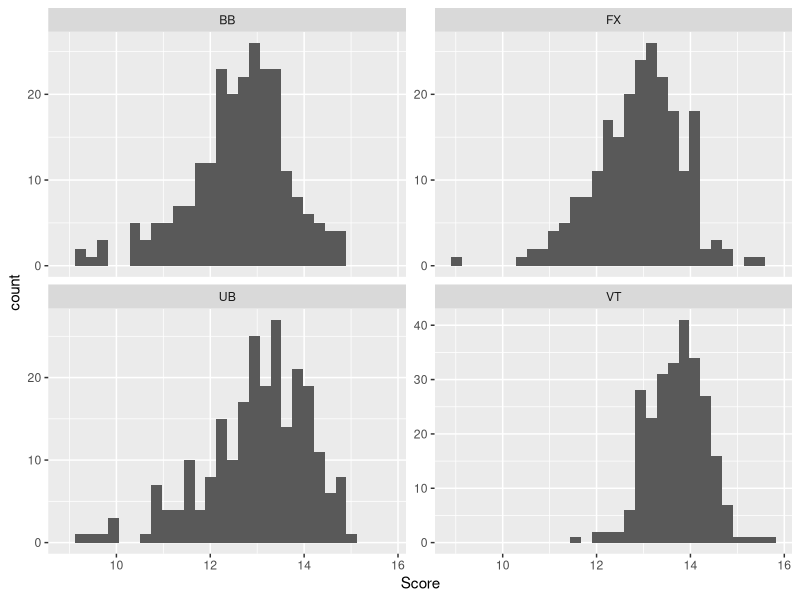
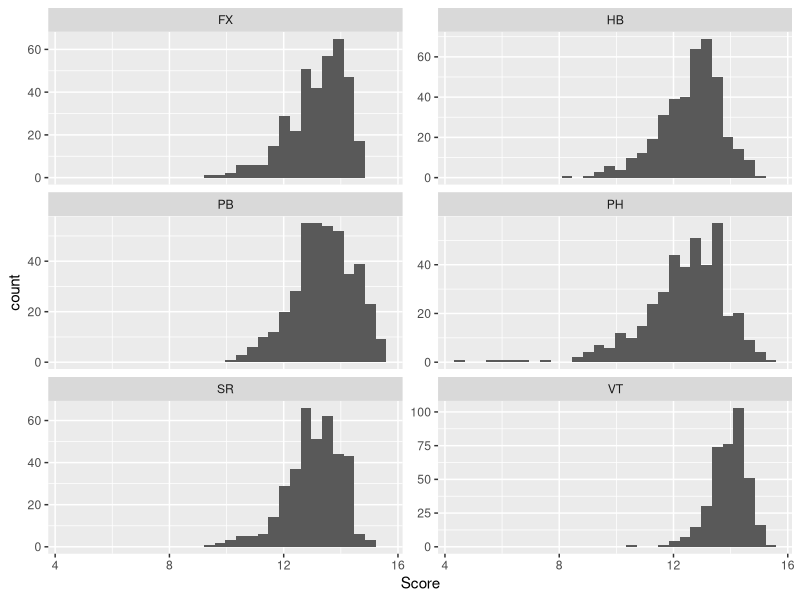

The R script that drew these images, in order:
## ---- chunk 1
#| label: load-libraries

library(readr)
library(tidyverse)
library(dplyr)
library(stringr)
library(lubridate)
## ---- chunk 2
#| label: load-data
data_2022_2023 <- read_csv("Data/data_2022_2023.csv")
data_2017_2021 <- read_csv("Data/data_2017_2021.csv")

#DO NOT CHANGE ORDER

data_2022_2023$Apparatus[data_2022_2023$Apparatus == "VT2"] <- "VT"
data_2022_2023$Apparatus[data_2022_2023$Apparatus == "VT1"] <- "VT"

data_2022_2023$Penalty[is.na(data_2022_2023$Penalty)] <- 0

#Girls filtering for middle name
data_2022_2023$FirstName[data_2022_2023$FirstName == "Joscelyn Michelle"] <- "Joscelyn"
data_2022_2023$FirstName[data_2022_2023$FirstName == "Nola Rhianne"] <- "Nola"

#Guys filtering for middle name
data_2022_2023$FirstName[data_2022_2023$FirstName == "Taylor Troy"] <- "Taylor"
data_2022_2023$FirstName[data_2022_2023$FirstName == "Joshua Andrew"] <- "Joshua"
data_2022_2023$FirstName[data_2022_2023$FirstName == "Yul Kyung Tae"] <- "Yul"
data_2022_2023$FirstName[data_2022_2023$FirstName == "Curran Michael"] <- "Curran"
data_2022_2023$FirstName[data_2022_2023$FirstName == "Frederick Nathaniel"] <- "Frederick"
data_2022_2023$FirstName[data_2022_2023$FirstName == "Ian Hunter"] <- "Ian"
data_2022_2023$FirstName[data_2022_2023$FirstName == "Shane Michael"] <- "Shane"
data_2022_2023$FirstName[data_2022_2023$FirstName == "Khoi Alexander"] <- "Khoi"

data_2022_2023$FirstName[data_2022_2023$FirstName == "Yunus Emre"] <- "Yunus"

data_2022_2023$FirstName[data_2022_2023$FirstName == "Yuan-Hsi"] <- "Yuan Hsi"

data_2022_2023$FirstName[data_2022_2023$FirstName == "Yu-Jan"] <- "Yu Jan"

data_2022_2023$LastName[data_2022_2023$LastName == "VILLAVERDE MEDEROS"] <- "VILLAVERDE"

data_2022_2023$LastName[data_2022_2023$LastName == "VALENZUELA ASTUDILLO"] <- "VALENZUELA"

data_2022_2023$FirstName[data_2022_2023$FirstName == "Yiseth Eliana"] <- "Yiseth"
data_2022_2023$FirstName[data_2022_2023$FirstName == "Yi-Chen"] <- "Yi Chen"
data_2022_2023$FirstName[data_2022_2023$FirstName == "Yi-Chun"] <- "Yi Chun"

data_2022_2023$FirstName[data_2022_2023$FirstName == "Yefferson Gregorio"] <- "Yefferson"
data_2022_2023$LastName[data_2022_2023$LastName == "ANTON YEGUEZ"] <- "ANTON"

data_2022_2023$LastName[data_2022_2023$LastName == "ANTON YEGUEZ"] <- "ANTON"

data_2022_2023$FirstName[data_2022_2023$FirstName == "Wout Johan Alexander"] <- "Wout"

data_2022_2023$FirstName[data_2022_2023$FirstName == "Wilfry Manuel"] <- "Wilfry"

data_2022_2023$FirstName[data_2022_2023$FirstName == "Wei-Sheng"] <- "Wei Sheng"

data_2022_2023$FirstName[(data_2022_2023$Competition == "BIRMINGHAM 2022 Commonwealth Games") & (is.na(data_2022_2023$LastName))] <- "Kate"

data_2022_2023$LastName[(data_2022_2023$Competition == "BIRMINGHAM 2022 Commonwealth Games") & (is.na(data_2022_2023$LastName))] <- "MCDONALD"

data_2022_2023$FirstName[data_2022_2023$LastName == "SOUZA BITENCOU"] <- "Lucas"
data_2022_2023$LastName[data_2022_2023$LastName == "SOUZA BITENCOU"] <- "BITENCOURT"

data_2022_2023$LastName[data_2022_2023$LastName == "DE JESUS DOS SANTOS"] <- "JESUS SANTOS"

data_2022_2023$FirstName[data_2022_2023$LastName == "JESUS SANT"] <- "Melanie"
data_2022_2023$LastName[data_2022_2023$LastName == "JESUS SANT"] <- "JESUS SANTOS"

data_2022_2023$LastName[data_2022_2023$LastName == "ELPITIYA BADALGE DONA"] <- "GEHANI"
data_2022_2023$FirstName[data_2022_2023$FirstName == "Milka Gehani"] <- "Milka"

data_2022_2023$FirstName[data_2022_2023$LastName == "ELPITIYA BADALG D"] <- "Milka"

data_2022_2023$LastName[data_2022_2023$LastName == "ELPITIYA BADALG D"] <- "GEHANI"

data_2022_2023$FirstName[(data_2022_2023$Competition == "2022 51st FIG Artistic Gymnastics World Championship") & (is.na(data_2022_2023$LastName))] <- "Kate"

data_2022_2023$LastName[(data_2022_2023$Competition == "2022 51st FIG Artistic Gymnastics World Championship") & (is.na(data_2022_2023$LastName))] <- "MCDONALD"

data_2022_2023$FirstName[(data_2022_2023$Competition == "2023 Varna World Challenge Cup") & (is.na(data_2022_2023$LastName))] <- "Daria"

data_2022_2023$LastName[(data_2022_2023$Competition == "2023 Varna World Challenge Cup") & (is.na(data_2022_2023$LastName))] <- "HARTMANN"

data_2022_2023$FirstName[data_2022_2023$LastName == "ABIYURAFI"] <- "Abiyu"
data_2022_2023$LastName[data_2022_2023$LastName == "ABIYURAFI"] <- "Rafi"


#Konnor McClain should not be considered, she has hand surgery

## ---- chunk 3
#| label: usa-filter-data

usa_data_2022_2023 <- data_2022_2023 |>
  filter(`Country` == "USA")

usa_data_2017_2021 <- data_2017_2021 |>
  filter(`Country` == "USA")

data_2017_2021 |>
  summarise(mean = mean(Score, na.rm = TRUE))

data_2022_2023 |>
  summarise(mean = mean(Score))

usa_data_2022_2023_f <-  usa_data_2022_2023 |>
  filter(Gender == "w")

usa_data_2022_2023_m <- usa_data_2022_2023 |>
  filter(Gender == "m")

ggplot(aes(x= Score), data = usa_data_2022_2023_f) + geom_histogram() + facet_wrap(~Apparatus, scales = "free_y", ncol = 2)

ggplot(aes(x= Score), data = usa_data_2022_2023_m) + geom_histogram() + facet_wrap(~Apparatus, scales = "free_y", ncol = 2)


mean_usa_app <- usa_data_2022_2023_f |>
  group_by(LastName, FirstName, Apparatus) |>
  summarise(mean_score = mean(Score),
            sd_score = sd(Score))

mean_usa_app_men <- usa_data_2022_2023_m |>
  group_by(LastName, FirstName, Apparatus) |>
  summarise(mean_score = mean(Score),
            sd_score = sd(Score))

usa_data_2022_2023_f_BB <- mean_usa_app |>
  filter(Apparatus == "BB") |>
  arrange(desc(mean_score))

usa_data_2022_2023_f_UB <- mean_usa_app |>
  filter(Apparatus == "UB") |>
  arrange(desc(mean_score))

usa_data_2022_2023_f_FX <- mean_usa_app |>
  filter(Apparatus == "FX") |>
  arrange(desc(mean_score))

usa_data_2022_2023_f_VT <- mean_usa_app |>
  filter(Apparatus == "VT") |>
  arrange(desc(mean_score))

mean_usa_app

mean_usa_app_men

usa_data_2022_2023_f_BB
usa_data_2022_2023_f_UB
usa_data_2022_2023_f_FX
usa_data_2022_2023_f_VT

mean_usa_app |>
  group_by(LastName, FirstName) |>
  filter(Apparatus != "VT1",
         Apparatus != "VT2") |>
  summarise(sum = sum(mean_score)) |>
  arrange(desc(sum))
## ---- chunk 4
#breakdown of teams qualifying rank

tb_2016_f <- data.frame(rank = c(1, 2, 3, 4, 5, 6, 7, 8, 9, 10, 11, 12),
                      country = c("USA", "CHN", "RUS", "GBR", "BRA", "GER", "JPN", "NED", "CAN", "ITA", "FRA", "BEL"),
                      all_around = c(3, 2, 3, 2, 3, 2, 3, 3, 2, 2, 3, 2))

tb_2016_f <- tb_2016_f |>
  mutate(year = "2016",
         made_final = ifelse(rank <= 8, "yes", "no"),
         gender = "F")

tb_2016_m <- data.frame(rank = c(1, 2, 3, 4, 5, 6, 7, 8, 9, 10, 11, 12),
                      country = c("CHN", "USA", "RUS", "JPN", "GBR", "BRA", "UKR", "GER", "SUI", "NED", "KOR", "FRA"),
                      all_around = c(2, 2, 3, 2, 3, 3, 2, 2, 3, 3, 1, 2))

tb_2016_m <- tb_2016_m |>
  mutate(year = "2016",
         made_final = ifelse(rank <= 8, "yes", "no"),
         gender = "M")

tb_2012_f <- data.frame(rank = c(1, 2, 3, 4, 5, 6, 7, 8, 9, 10, 11, 12),
                      country = c("USA", "RUS", "CHN", "ROU", "GBR", "JPN", "ITA", "CAN", "GER", "AUS", "FRA", "BRA"),
                      all_around = c(3, 3, 3, 2, 3, 2, 3, 2, 2, 2, 2, 3))

tb_2012_f <- tb_2012_f |>
  mutate(year = "2012",
         made_final = ifelse(rank <= 8, "yes", "no"),
         gender = "F")

tb_2012_m <- data.frame(rank = c(1, 2, 3, 4, 5, 6, 7, 8, 9, 10, 11, 12),
                      country = c("USA", "RUS", "GBR", "GER", "JPN", "CHN", "UKR", "FRA", "ESP", "ROU", "ITA", "KOR"),
                      all_around = c(2, 2, 2, 3, 3, 1, 3, 1, 3, 1, 3, 1))

tb_2012_m <- tb_2012_m |>
  mutate(year = "2012",
         made_final = ifelse(rank <= 8, "yes", "no"),
         gender = "M")
## ---- chunk 5

# Assuming your dataframe is called data_2022_2023 and the column with dates is "Date"

# Step 1: Create a function to extract the second date from each string
extract_second_date <- function(date_string) {
  parts <- str_extract_all(date_string, "\\d{1,2}\\s[A-Za-z]+\\s\\d{4}")[[1]]
  if (length(parts) == 2) {
    # If there are two dates, return the second one
    return(parts[2])
  } else if (length(parts) == 1) {
    # If there is only one date, return it
    return(parts[1])
  } else {
    return(NA)
  }
}

# Step 2: Apply the function to the Date column and convert to Date objects
data_2022_2023 <- data_2022_2023 %>%
  mutate(
    SecondDateStr = sapply(Date, extract_second_date),
    SecondDate = dmy(SecondDateStr)
  )

# Define the end date
end_date <- dmy("27-07-2024")

# Calculate the number of days from the SecondDate to the end date
data_2022_2023 <- data_2022_2023 %>%
  mutate(
    DaysUntilOlympics = as.integer(end_date - SecondDate)
  )

# Inspect the changes
head(data_2022_2023)

## ---- chunk 6
data_2022_2023 <- data_2022_2023 %>%
  group_by(Apparatus, Gender) %>%
  mutate(
    StandardizedScore = (Score - mean(Score, na.rm = TRUE)) / sd(Score, na.rm = TRUE)
  ) %>%
  ungroup()
